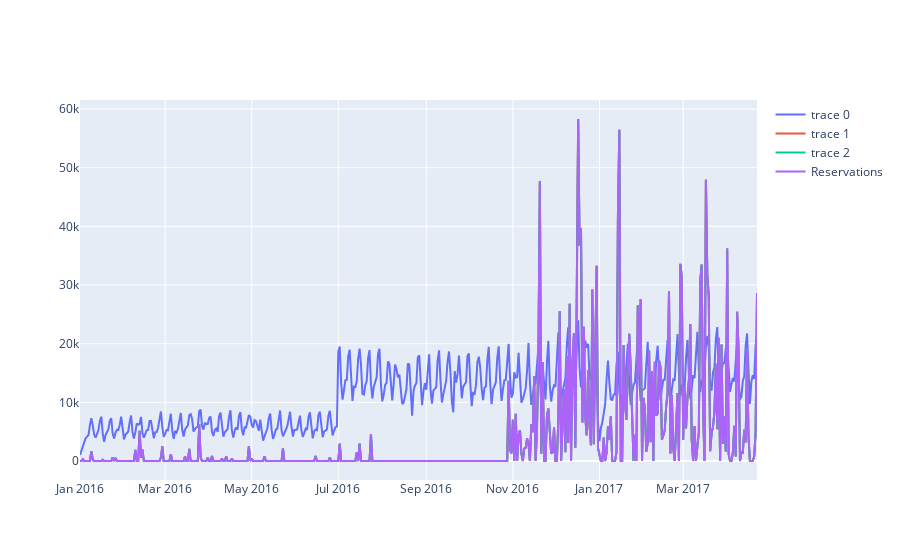

The cell this chart's notebook holds for it:
### Code cell
fig

### Figure 1 — Plotly figure (JSON) as saved in the notebook; plotly's stock layout.template omitted (floating-point values rounded to 4 significant figures; data arrays with more than 128 entries replaced by an {"elided": "..."} marker saying what was removed)
{"data": [{"type": "scatter", "x": {"elided": "478 str values"}, "y": {"elided": "478 int values"}}, {"type": "scatter", "x": {"elided": "478 str values"}, "y": {"elided": "478 int values"}}, {"text": "Reservations", "type": "scatter", "x": {"elided": "478 str values"}, "y": {"elided": "478 int values"}}, {"name": "Reservations", "type": "scatter", "x": {"elided": "478 str values"}, "y": {"elided": "478 int values"}}], "layout": {}}
